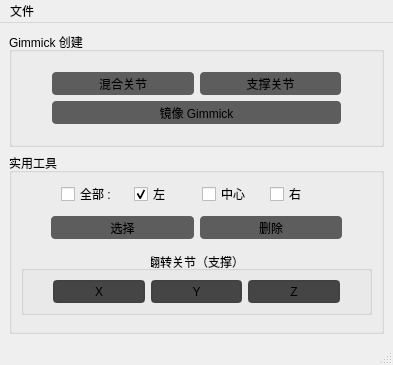
<?xml version="1.0" encoding="UTF-8"?>
<ui version="4.0">
 <class>MainWindow</class>
 <widget class="QMainWindow" name="MainWindow">
  <property name="geometry">
   <rect>
    <x>0</x>
    <y>0</y>
    <width>393</width>
    <height>365</height>
   </rect>
  </property>
  <property name="sizePolicy">
   <sizepolicy hsizetype="Preferred" vsizetype="Preferred">
    <horstretch>0</horstretch>
    <verstretch>0</verstretch>
   </sizepolicy>
  </property>
  <property name="windowTitle">
   <string>Gimmick 设置工具</string>
  </property>
  <property name="tabShape">
   <enum>QTabWidget::Rounded</enum>
  </property>
  <property name="unifiedTitleAndToolBarOnMac">
   <bool>false</bool>
  </property>
  <widget class="QWidget" name="centralwidget">
   <layout class="QVBoxLayout" name="verticalLayout">
    <item>
     <widget class="QGroupBox" name="creation_grpupBox">
      <property name="sizePolicy">
       <sizepolicy hsizetype="Preferred" vsizetype="Maximum">
        <horstretch>0</horstretch>
        <verstretch>0</verstretch>
       </sizepolicy>
      </property>
      <property name="maximumSize">
       <size>
        <width>16777215</width>
        <height>140</height>
       </size>
      </property>
      <property name="title">
       <string>Gimmick 创建</string>
      </property>
      <layout class="QVBoxLayout" name="verticalLayout_2">
       <property name="spacing">
        <number>6</number>
       </property>
       <property name="leftMargin">
        <number>40</number>
       </property>
       <property name="topMargin">
        <number>20</number>
       </property>
       <property name="rightMargin">
        <number>40</number>
       </property>
       <property name="bottomMargin">
        <number>20</number>
       </property>
       <item>
        <layout class="QHBoxLayout" name="creation_horizontalLayout">
         <property name="spacing">
          <number>6</number>
         </property>
         <property name="sizeConstraint">
          <enum>QLayout::SetDefaultConstraint</enum>
         </property>
         <property name="bottomMargin">
          <number>0</number>
         </property>
         <item>
          <widget class="QPushButton" name="blendJoint_pushButton">
           <property name="minimumSize">
            <size>
             <width>0</width>
             <height>23</height>
            </size>
           </property>
           <property name="styleSheet">
            <string notr="true">QPushButton {
    border-radius: 4px;
	background-color: #5D5D5D;
}
QPushButton:pressed {
	background-color: #00A6F3;
}
QPushButton:hover:!pressed {
	background-color: #707070;
}</string>
           </property>
           <property name="text">
            <string>混合关节</string>
           </property>
          </widget>
         </item>
         <item>
          <widget class="QPushButton" name="supportJoint_pushButton">
           <property name="sizePolicy">
            <sizepolicy hsizetype="Minimum" vsizetype="Fixed">
             <horstretch>0</horstretch>
             <verstretch>0</verstretch>
            </sizepolicy>
           </property>
           <property name="minimumSize">
            <size>
             <width>0</width>
             <height>23</height>
            </size>
           </property>
           <property name="styleSheet">
            <string notr="true">QPushButton {
    border-radius: 4px;
	background-color: #5D5D5D;
}
QPushButton:pressed {
	background-color: #00A6F3;
}
QPushButton:hover:!pressed {
	background-color: #707070;
}</string>
           </property>
           <property name="text">
            <string>支撑关节</string>
           </property>
          </widget>
         </item>
        </layout>
       </item>
       <item>
        <layout class="QHBoxLayout" name="horizontalLayout">
         <property name="spacing">
          <number>6</number>
         </property>
         <item>
          <widget class="QPushButton" name="mirrorGimmick_pushButton">
           <property name="minimumSize">
            <size>
             <width>0</width>
             <height>23</height>
            </size>
           </property>
           <property name="styleSheet">
            <string notr="true">QPushButton {
    border-radius: 4px;
	background-color: #5D5D5D;
}
QPushButton:pressed {
	background-color: #00A6F3;
}
QPushButton:hover:!pressed {
	background-color: #707070;
}</string>
           </property>
           <property name="text">
            <string>镜像 Gimmick</string>
           </property>
          </widget>
         </item>
        </layout>
       </item>
      </layout>
     </widget>
    </item>
    <item>
     <widget class="QGroupBox" name="utility_groupBox">
      <property name="title">
       <string>实用工具</string>
      </property>
      <property name="flat">
       <bool>false</bool>
      </property>
      <layout class="QVBoxLayout" name="verticalLayout_4">
       <property name="spacing">
        <number>12</number>
       </property>
       <item>
        <layout class="QVBoxLayout" name="utility_verticalLayout">
         <property name="spacing">
          <number>10</number>
         </property>
         <item>
          <layout class="QHBoxLayout" name="utility_horizontalLayout1">
           <property name="spacing">
            <number>6</number>
           </property>
           <property name="rightMargin">
            <number>0</number>
           </property>
           <property name="bottomMargin">
            <number>0</number>
           </property>
           <item>
            <spacer name="horizontalSpacer">
             <property name="orientation">
              <enum>Qt::Horizontal</enum>
             </property>
             <property name="sizeType">
              <enum>QSizePolicy::Fixed</enum>
             </property>
             <property name="sizeHint" stdset="0">
              <size>
               <width>40</width>
               <height>20</height>
              </size>
             </property>
            </spacer>
           </item>
           <item>
            <widget class="QCheckBox" name="utility_all_checkBox">
             <property name="text">
              <string>全部 :</string>
             </property>
            </widget>
           </item>
           <item>
            <spacer name="horizontalSpacer_6">
             <property name="orientation">
              <enum>Qt::Horizontal</enum>
             </property>
             <property name="sizeType">
              <enum>QSizePolicy::Fixed</enum>
             </property>
             <property name="sizeHint" stdset="0">
              <size>
               <width>5</width>
               <height>20</height>
              </size>
             </property>
            </spacer>
           </item>
           <item>
            <widget class="QCheckBox" name="utility_left_checkBox">
             <property name="text">
              <string>左</string>
             </property>
             <property name="checked">
              <bool>true</bool>
             </property>
            </widget>
           </item>
           <item>
            <widget class="QCheckBox" name="utility_center_checkBox">
             <property name="text">
              <string>中心</string>
             </property>
            </widget>
           </item>
           <item>
            <widget class="QCheckBox" name="utility_right_checkBox">
             <property name="text">
              <string>右</string>
             </property>
            </widget>
           </item>
           <item>
            <spacer name="horizontalSpacer_2">
             <property name="orientation">
              <enum>Qt::Horizontal</enum>
             </property>
             <property name="sizeType">
              <enum>QSizePolicy::Fixed</enum>
             </property>
             <property name="sizeHint" stdset="0">
              <size>
               <width>40</width>
               <height>20</height>
              </size>
             </property>
            </spacer>
           </item>
          </layout>
         </item>
         <item>
          <layout class="QHBoxLayout" name="utility_horizontalLayout2">
           <property name="spacing">
            <number>6</number>
           </property>
           <property name="leftMargin">
            <number>30</number>
           </property>
           <property name="rightMargin">
            <number>30</number>
           </property>
           <item>
            <widget class="QPushButton" name="select_pushButton">
             <property name="minimumSize">
              <size>
               <width>0</width>
               <height>23</height>
              </size>
             </property>
             <property name="styleSheet">
              <string notr="true">QPushButton {
    border-radius: 4px;
	background-color: #5D5D5D;
}
QPushButton:pressed {
	background-color: #00A6F3;
}
QPushButton:hover:!pressed {
	background-color: #707070;
}</string>
             </property>
             <property name="text">
              <string>选择</string>
             </property>
            </widget>
           </item>
           <item>
            <widget class="QPushButton" name="delete_pushButton">
             <property name="minimumSize">
              <size>
               <width>0</width>
               <height>23</height>
              </size>
             </property>
             <property name="styleSheet">
              <string notr="true">QPushButton {
    border-radius: 4px;
	background-color: #5D5D5D;
}
QPushButton:pressed {
	background-color: #00A6F3;
}
QPushButton:hover:!pressed {
	background-color: #707070;
}</string>
             </property>
             <property name="text">
              <string>删除</string>
             </property>
            </widget>
           </item>
          </layout>
         </item>
        </layout>
       </item>
       <item>
        <widget class="QGroupBox" name="flipJoint_groupBox">
         <property name="title">
          <string>翻转关节（支撑）</string>
         </property>
         <property name="alignment">
          <set>Qt::AlignCenter</set>
         </property>
         <property name="flat">
          <bool>false</bool>
         </property>
         <property name="checkable">
          <bool>false</bool>
         </property>
         <layout class="QVBoxLayout" name="verticalLayout_5">
          <property name="spacing">
           <number>0</number>
          </property>
          <property name="leftMargin">
           <number>0</number>
          </property>
          <property name="rightMargin">
           <number>0</number>
          </property>
          <item>
           <layout class="QHBoxLayout" name="flipJoint_horizontalLayout">
            <property name="spacing">
             <number>6</number>
            </property>
            <property name="leftMargin">
             <number>29</number>
            </property>
            <property name="rightMargin">
             <number>29</number>
            </property>
            <item>
             <widget class="QPushButton" name="flipJointX_pushButton">
              <property name="minimumSize">
               <size>
                <width>0</width>
                <height>23</height>
               </size>
              </property>
              <property name="styleSheet">
               <string notr="true">QPushButton {
    border-radius: 4px;
	border: 2px solid #414141;
	background-color: #454545;
}
QPushButton:pressed {
	background-color: #00A6F3;
}
QPushButton:hover:!pressed {
	background-color: #707070;
}</string>
              </property>
              <property name="text">
               <string>X</string>
              </property>
              <property name="flat">
               <bool>true</bool>
              </property>
             </widget>
            </item>
            <item>
             <widget class="QPushButton" name="flipJointY_pushButton">
              <property name="minimumSize">
               <size>
                <width>0</width>
                <height>23</height>
               </size>
              </property>
              <property name="styleSheet">
               <string notr="true">QPushButton {
    border-radius: 4px;
	border: 2px solid #414141;
	background-color: #454545;
}
QPushButton:pressed {
	background-color: #00A6F3;
}
QPushButton:hover:!pressed {
	background-color: #707070;
}</string>
              </property>
              <property name="text">
               <string>Y</string>
              </property>
              <property name="flat">
               <bool>true</bool>
              </property>
             </widget>
            </item>
            <item>
             <widget class="QPushButton" name="flipJointZ_pushButton">
              <property name="minimumSize">
               <size>
                <width>0</width>
                <height>23</height>
               </size>
              </property>
              <property name="styleSheet">
               <string notr="true">QPushButton {
    border-radius: 4px;
	border: 2px solid #414141;
	background-color: #454545;
}
QPushButton:pressed {
	background-color: #00A6F3;
}
QPushButton:hover:!pressed {
	background-color: #707070;
}</string>
              </property>
              <property name="text">
               <string>Z</string>
              </property>
              <property name="flat">
               <bool>true</bool>
              </property>
             </widget>
            </item>
           </layout>
          </item>
         </layout>
        </widget>
       </item>
       <item>
        <spacer name="verticalSpacer">
         <property name="orientation">
          <enum>Qt::Vertical</enum>
         </property>
         <property name="sizeHint" stdset="0">
          <size>
           <width>20</width>
           <height>10</height>
          </size>
         </property>
        </spacer>
       </item>
      </layout>
     </widget>
    </item>
   </layout>
  </widget>
  <widget class="QMenuBar" name="menubar">
   <property name="geometry">
    <rect>
     <x>0</x>
     <y>0</y>
     <width>393</width>
     <height>21</height>
    </rect>
   </property>
   <widget class="QMenu" name="menuFile">
    <property name="title">
     <string>文件</string>
    </property>
    <addaction name="importGimmick_menuAction"/>
    <addaction name="exportGimmick_menuAction"/>
   </widget>
   <addaction name="menuFile"/>
  </widget>
  <widget class="QStatusBar" name="statusbar"/>
  <action name="importGimmick_menuAction">
   <property name="icon">
    <iconset>
     <normaloff>../../../../icons/mgear_log-in.svg</normaloff>
     <normalon>../../../../icons/mgear_log-in.svg</normalon>../../../../icons/mgear_log-in.svg</iconset>
   </property>
   <property name="text">
    <string>导入 Gimmick 数据</string>
   </property>
  </action>
  <action name="exportGimmick_menuAction">
   <property name="icon">
    <iconset>
     <normaloff>../../../../icons/mgear_log-out.svg</normaloff>
     <normalon>../../../../icons/mgear_log-out.svg</normalon>../../../../icons/mgear_log-out.svg</iconset>
   </property>
   <property name="text">
    <string>导出 Gimmick 数据</string>
   </property>
  </action>
 </widget>
 <resources/>
 <connections/>
</ui>
